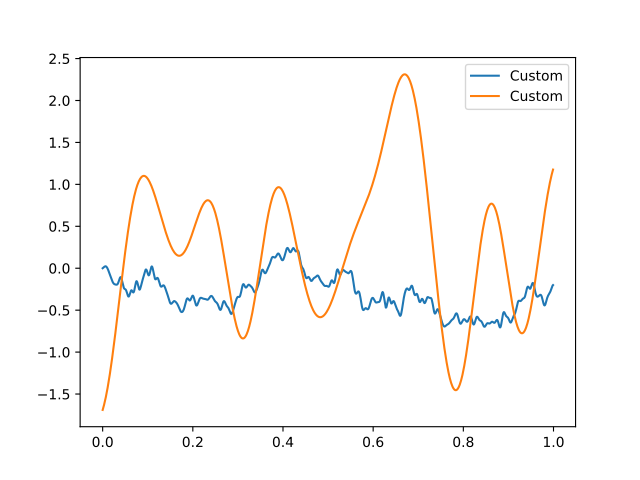

The script that drew this image:
import matplotlib.pyplot as plt
import numpy as np

import gammy
from gammy.arraymapper import x


def kernel(x1, x2):
    """Kernel for min(x, x')

    """
    r = lambda t: t.repeat(*t.shape)
    return np.minimum(r(x1), r(x2).T)

def sample(X):
    """Sampling from a GP kernel square-root matrix

    """
    return np.dot(X, np.random.randn(X.shape[1]))

grid = np.arange(0, 1, 0.001)

Minimum = gammy.create_from_kernel1d(kernel)
a = Minimum(grid=grid, energy=0.999)(x)

# Let's compare to exp squared
b = gammy.ExpSquared1d(
    grid=grid,
    corrlen=0.05,
    sigma=1,
    energy=0.999
)(x)

#
# Plotting results -----------------------------------------
#

ax = plt.figure().gca()
ax.plot(grid, sample(a.design_matrix(grid)), label="Custom")
ax.plot(grid, sample(b.design_matrix(grid)), label="Custom")
ax.legend()

plt.show()
